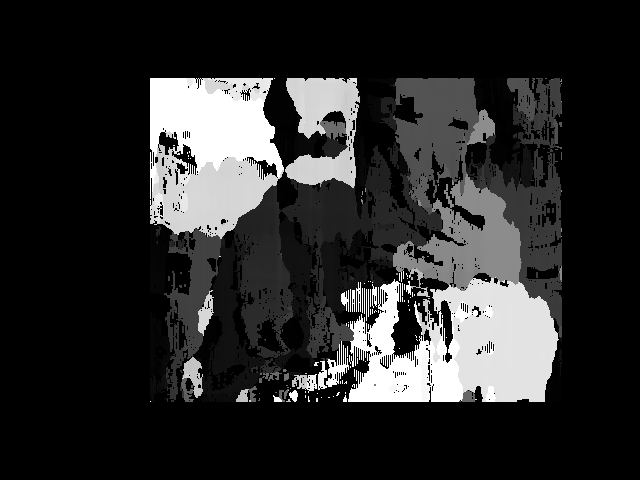
//> input picture stereo/create_dmap/dimg.pgm, 640 x 480 px
$ ./create_dmap dimg.pgm left2.jpg -GT=left2.jpg   (built with g++ and OpenCV 4)
//> lines starting //> are read from the running program, lines starting //| are printed output that depends on the picture

#include <calib3d.hpp>
#include "opencv2/imgproc.hpp"
#include "opencv2/imgcodecs.hpp"
#include "opencv2/highgui.hpp"
#include "opencv2/core/utility.hpp"
#include "opencv2/ximgproc/disparity_filter.hpp"
#include <iostream>
#include <string>

using namespace cv;
using namespace cv::ximgproc;
using namespace std;

Rect computeROI(Size2i src_sz, Ptr<StereoMatcher> matcher_instance);

const String keys =
    "{help h usage ? |                  | print this message                                                }"
    "{@left          |../data/aloeL.jpg | left view of the stereopair                                       }"
    "{@right         |../data/aloeR.jpg | right view of the stereopair                                      }"
    "{GT             |../data/aloeGT.png| optional ground-truth disparity (MPI-Sintel or Middlebury format) }"
    "{dst_path       |None              | optional path to save the resulting filtered disparity map        }"
    "{dst_raw_path   |None              | optional path to save raw disparity map before filtering          }"
    "{algorithm      |bm                | stereo matching method (bm or sgbm)                               }"
    "{filter         |wls_conf          | used post-filtering (wls_conf or wls_no_conf)                     }"
    "{no-display     |                  | don't display results                                             }"
    "{no-downscale   |                  | force stereo matching on full-sized views to improve quality      }"
    "{dst_conf_path  |None              | optional path to save the confidence map used in filtering        }"
    "{vis_mult       |1.0               | coefficient used to scale disparity map visualizations            }"
    "{max_disparity  |160               | parameter of stereo matching                                      }"
    "{window_size    |-1                | parameter of stereo matching                                      }"
    "{wls_lambda     |8000.0            | parameter of post-filtering                                       }"
    "{wls_sigma      |1.5               | parameter of post-filtering                                       }"
    ;

int main(int argc, char** argv)
{
    CommandLineParser parser(argc,argv,keys);
    parser.about("Disparity Filtering Demo");
    if (parser.has("help"))
    {
        parser.printMessage();
        return 0;
    }

    String left_im = parser.get<String>(0);
    String right_im = parser.get<String>(1);
    String GT_path = parser.get<String>("GT");

    String dst_path = parser.get<String>("dst_path");
    String dst_raw_path = parser.get<String>("dst_raw_path");
    String dst_conf_path = parser.get<String>("dst_conf_path");
    String algo = parser.get<String>("algorithm");
    String filter = parser.get<String>("filter");
    bool no_display = parser.has("no-display");
    bool no_downscale = parser.has("no-downscale");
    int max_disp = parser.get<int>("max_disparity");
    double lambda = parser.get<double>("wls_lambda");
    double sigma  = parser.get<double>("wls_sigma");
    double vis_mult = parser.get<double>("vis_mult");

    int wsize;
    if(parser.get<int>("window_size")>=0) //user provided window_size value
        wsize = parser.get<int>("window_size");
    else
    {
        if(algo=="sgbm")
            wsize = 3; //default window size for SGBM
        else if(!no_downscale && algo=="bm" && filter=="wls_conf")
            wsize = 7; //default window size for BM on downscaled views (downscaling is performed only for wls_conf)
        else
            wsize = 15; //default window size for BM on full-sized views
    }

    if (!parser.check())
    {
        parser.printErrors();
        return -1;
    }

    //! [load_views]
    Mat left  = imread(left_im ,IMREAD_COLOR);
//> left is the input picture: 480 rows x 640 cols, CV_8UC3; min 0, max 255, mean 43.2
    if ( left.empty() )
    {
        cout<<"Cannot read image file: "<<left_im;
        return -1;
    }

    Mat right = imread(right_im,IMREAD_COLOR);
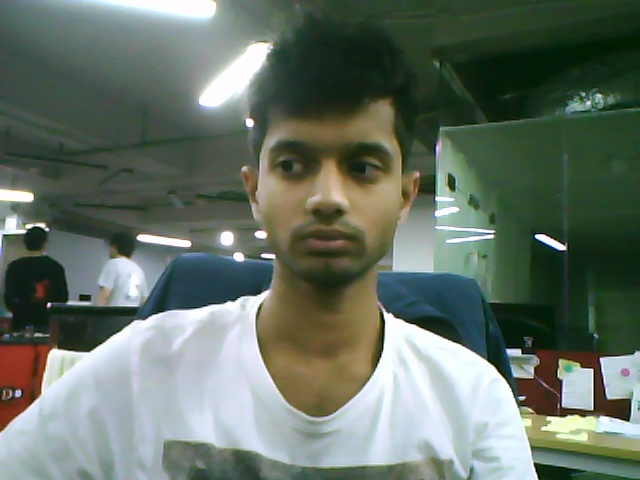
//> input picture stereo/create_dmap/left2.jpg, 640 x 480 px
//> right is the input picture: 480 rows x 640 cols, CV_8UC3; mean B, G, R 101.8, 113.2, 101.2
    if ( right.empty() )
    {
        cout<<"Cannot read image file: "<<right_im;
        return -1;
    }
    //! [load_views]

    bool noGT;
    Mat GT_disp;
    if (GT_path=="../data/aloeGT.png" && left_im!="../data/aloeL.jpg")
        noGT=true;
    else
    {
        noGT=false;
        if(readGT(GT_path,GT_disp)!=0)
        {
            cout<<"Cannot read ground truth image file: "<<GT_path<<endl;
            return -1;
        }
    }

    Mat left_for_matcher, right_for_matcher;
    Mat left_disp,right_disp;
    Mat filtered_disp;
    Mat conf_map = Mat(left.rows,left.cols,CV_8U);
    conf_map = Scalar(255);
    Rect ROI;
    Ptr<DisparityWLSFilter> wls_filter;
    double matching_time, filtering_time;
    if(max_disp<=0 || max_disp%16!=0)
    {
        cout<<"Incorrect max_disparity value: it should be positive and divisible by 16";
        return -1;
    }
    if(wsize<=0 || wsize%2!=1)
    {
        cout<<"Incorrect window_size value: it should be positive and odd";
        return -1;
    }
    if(filter=="wls_conf") // filtering with confidence (significantly better quality than wls_no_conf)
    {
        if(!no_downscale)
        {
            // downscale the views to speed-up the matching stage, as we will need to compute both left
            // and right disparity maps for confidence map computation
            //! [downscale]
            max_disp/=2;
            if(max_disp%16!=0)
                max_disp += 16-(max_disp%16);
            resize(left ,left_for_matcher ,Size(),0.5,0.5);
            resize(right,right_for_matcher,Size(),0.5,0.5);
            //! [downscale]
        }
        else
        {
            left_for_matcher  = left.clone();
            right_for_matcher = right.clone();
        }

        if(algo=="bm")
        {
            //! [matching]
            Ptr<StereoBM> left_matcher = StereoBM::create(max_disp,wsize);
            wls_filter = createDisparityWLSFilter(left_matcher);
            Ptr<StereoMatcher> right_matcher = createRightMatcher(left_matcher);

            cvtColor(left_for_matcher,  left_for_matcher,  COLOR_BGR2GRAY);
//> left_for_matcher: 240 rows x 320 cols, CV_8UC1
            cvtColor(right_for_matcher, right_for_matcher, COLOR_BGR2GRAY);
//> right_for_matcher: 240 rows x 320 cols, CV_8UC1

            matching_time = (double)getTickCount();
            left_matcher-> compute(left_for_matcher, right_for_matcher,left_disp);
            right_matcher->compute(right_for_matcher,left_for_matcher, right_disp);
            matching_time = ((double)getTickCount() - matching_time)/getTickFrequency();
            //! [matching]
        }
        else if(algo=="sgbm")
        {
            Ptr<StereoSGBM> left_matcher  = StereoSGBM::create(0,max_disp,wsize);
            left_matcher->setP1(24*wsize*wsize);
            left_matcher->setP2(96*wsize*wsize);
            left_matcher->setPreFilterCap(63);
            left_matcher->setMode(StereoSGBM::MODE_SGBM_3WAY);
            wls_filter = createDisparityWLSFilter(left_matcher);
            Ptr<StereoMatcher> right_matcher = createRightMatcher(left_matcher);

            matching_time = (double)getTickCount();
            left_matcher-> compute(left_for_matcher, right_for_matcher,left_disp);
            right_matcher->compute(right_for_matcher,left_for_matcher, right_disp);
            matching_time = ((double)getTickCount() - matching_time)/getTickFrequency();
        }
        else
        {
            cout<<"Unsupported algorithm";
            return -1;
        }

        //! [filtering]
        wls_filter->setLambda(lambda);
        wls_filter->setSigmaColor(sigma);
        filtering_time = (double)getTickCount();
        wls_filter->filter(left_disp,left,filtered_disp,right_disp);
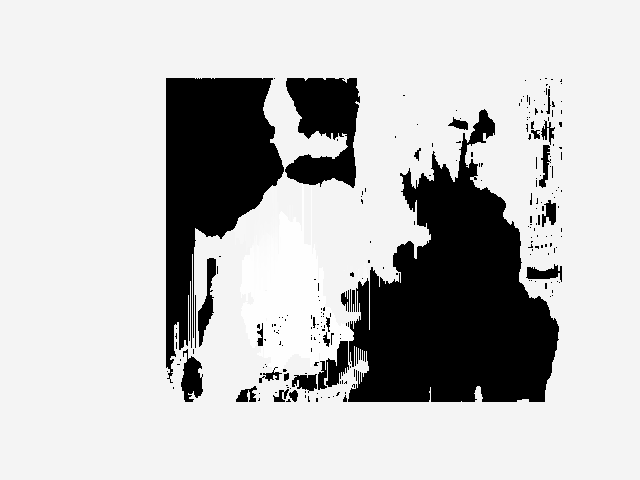
//> filtered_disp: 480 rows x 640 cols, CV_16SC1; min -32768, max 1345, mean -6792.2; drawn with min black and max white
        filtering_time = ((double)getTickCount() - filtering_time)/getTickFrequency();
        //! [filtering]
        conf_map = wls_filter->getConfidenceMap();

        // Get the ROI that was used in the last filter call:
        ROI = wls_filter->getROI();
        if(!no_downscale)
        {
            // upscale raw disparity and ROI back for a proper comparison:
            resize(left_disp,left_disp,Size(),2.0,2.0);
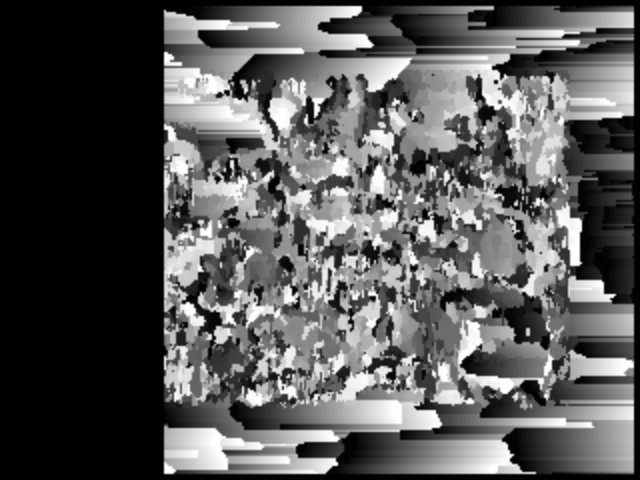
//> left_disp: 480 rows x 640 cols, CV_16SC1; min -16, max 1264, mean 428.7; drawn with min black and max white
            left_disp = left_disp*2.0;
            ROI = Rect(ROI.x*2,ROI.y*2,ROI.width*2,ROI.height*2);
        }
    }
    else if(filter=="wls_no_conf")
    {
        /* There is no convenience function for the case of filtering with no confidence, so we
        will need to set the ROI and matcher parameters manually */

        left_for_matcher  = left.clone();
        right_for_matcher = right.clone();

        if(algo=="bm")
        {
            Ptr<StereoBM> matcher  = StereoBM::create(max_disp,wsize);
            matcher->setTextureThreshold(0);
            matcher->setUniquenessRatio(0);
            cvtColor(left_for_matcher,  left_for_matcher, COLOR_BGR2GRAY);
            cvtColor(right_for_matcher, right_for_matcher, COLOR_BGR2GRAY);
            ROI = computeROI(left_for_matcher.size(),matcher);
            wls_filter = createDisparityWLSFilterGeneric(false);
            wls_filter->setDepthDiscontinuityRadius((int)ceil(0.33*wsize));

            matching_time = (double)getTickCount();
            matcher->compute(left_for_matcher,right_for_matcher,left_disp);
            matching_time = ((double)getTickCount() - matching_time)/getTickFrequency();
        }
        else if(algo=="sgbm")
        {
            Ptr<StereoSGBM> matcher  = StereoSGBM::create(0,max_disp,wsize);
            matcher->setUniquenessRatio(0);
            matcher->setDisp12MaxDiff(1000000);
            matcher->setSpeckleWindowSize(0);
            matcher->setP1(24*wsize*wsize);
            matcher->setP2(96*wsize*wsize);
            matcher->setMode(StereoSGBM::MODE_SGBM_3WAY);
            ROI = computeROI(left_for_matcher.size(),matcher);
            wls_filter = createDisparityWLSFilterGeneric(false);
            wls_filter->setDepthDiscontinuityRadius((int)ceil(0.5*wsize));

            matching_time = (double)getTickCount();
            matcher->compute(left_for_matcher,right_for_matcher,left_disp);
            matching_time = ((double)getTickCount() - matching_time)/getTickFrequency();
        }
        else
        {
            cout<<"Unsupported algorithm";
            return -1;
        }

        wls_filter->setLambda(lambda);
        wls_filter->setSigmaColor(sigma);
        filtering_time = (double)getTickCount();
        wls_filter->filter(left_disp,left,filtered_disp,Mat(),ROI);
        filtering_time = ((double)getTickCount() - filtering_time)/getTickFrequency();
    }
    else
    {
        cout<<"Unsupported filter";
        return -1;
    }

    //collect and print all the stats:
    cout.precision(2);
    cout<<"Matching time:  "<<matching_time<<"s"<<endl;
    cout<<"Filtering time: "<<filtering_time<<"s"<<endl;
    cout<<endl;

    double MSE_before,percent_bad_before,MSE_after,percent_bad_after;
    if(!noGT)
    {
        MSE_before = computeMSE(GT_disp,left_disp,ROI);
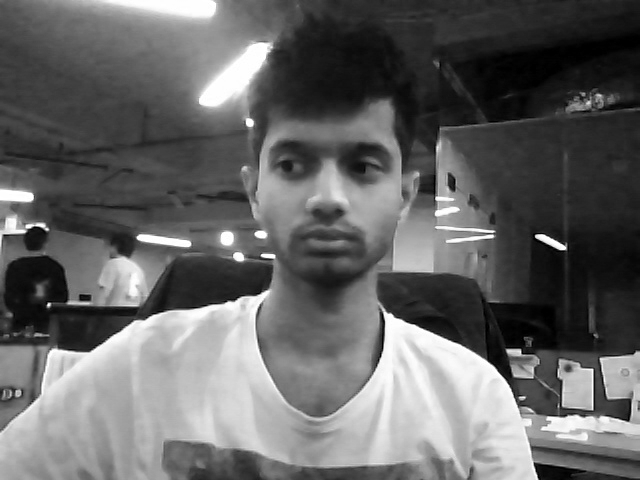
//> GT_disp: 480 rows x 640 cols, CV_16SC1; min 0, max 16383, mean 6504; drawn with min black and max white
//> MSE_before = 124.8
        percent_bad_before = computeBadPixelPercent(GT_disp,left_disp,ROI);
//> percent_bad_before = 99.51
        MSE_after = computeMSE(GT_disp,filtered_disp,ROI);
//> MSE_after = 127
        percent_bad_after = computeBadPixelPercent(GT_disp,filtered_disp,ROI);
//> percent_bad_after = 99.59

        cout.precision(5);
        cout<<"MSE before filtering: "<<MSE_before<<endl;
//| MSE before filtering: 124.8
        cout<<"MSE after filtering:  "<<MSE_after<<endl;
//| MSE after filtering:  127.03
        cout<<endl;
        cout.precision(3);
        cout<<"Percent of bad pixels before filtering: "<<percent_bad_before<<endl;
//| Percent of bad pixels before filtering: 99.5
        cout<<"Percent of bad pixels after filtering:  "<<percent_bad_after<<endl;
//| Percent of bad pixels after filtering:  99.6
    }

    if(dst_path!="None")
    {
        Mat filtered_disp_vis;
        getDisparityVis(filtered_disp,filtered_disp_vis,vis_mult);
        imwrite(dst_path,filtered_disp_vis);
    }
    if(dst_raw_path!="None")
    {
        Mat raw_disp_vis;
        getDisparityVis(left_disp,raw_disp_vis,vis_mult);
        imwrite(dst_raw_path,raw_disp_vis);
    }
    if(dst_conf_path!="None")
    {
        imwrite(dst_conf_path,conf_map);
    }

    if(!no_display)
    {
        namedWindow("left", WINDOW_AUTOSIZE);
        imshow("left", left);
        namedWindow("right", WINDOW_AUTOSIZE);
        imshow("right", right);

        if(!noGT)
        {
            Mat GT_disp_vis;
            getDisparityVis(GT_disp,GT_disp_vis,vis_mult);
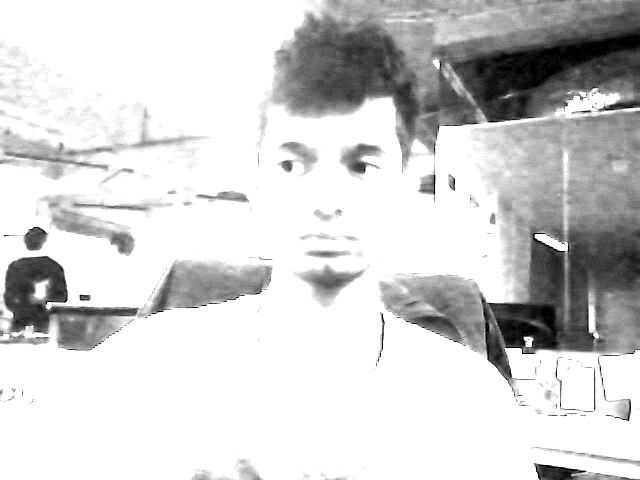
//> GT_disp_vis: 480 rows x 640 cols, CV_8UC1; min 0, max 255, mean 209.9
            namedWindow("ground-truth disparity", WINDOW_AUTOSIZE);
            imshow("ground-truth disparity", GT_disp_vis);
        }

        //! [visualization]
        Mat raw_disp_vis;
        getDisparityVis(left_disp,raw_disp_vis,vis_mult);
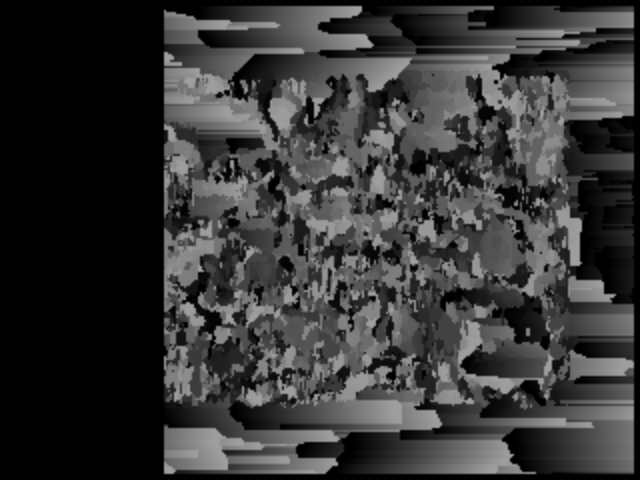
//> raw_disp_vis: 480 rows x 640 cols, CV_8UC1; min 0, max 158, mean 54.1
        namedWindow("raw disparity", WINDOW_AUTOSIZE);
        imshow("raw disparity", raw_disp_vis);
        Mat filtered_disp_vis;
        getDisparityVis(filtered_disp,filtered_disp_vis,vis_mult);
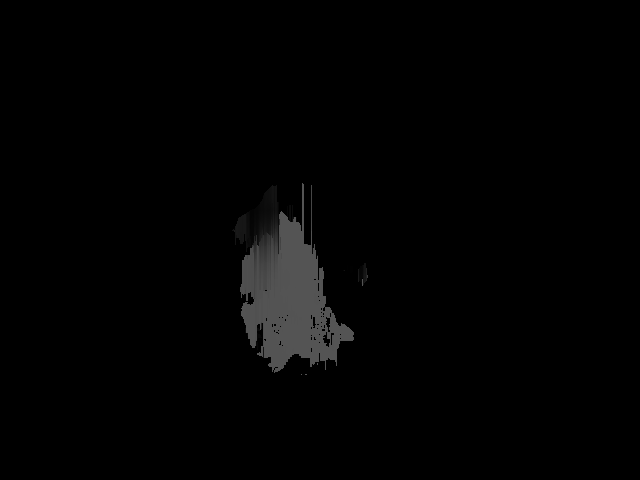
//> filtered_disp_vis: 480 rows x 640 cols, CV_8UC1; min 0, max 84, mean 2.8
        namedWindow("filtered disparity", WINDOW_AUTOSIZE);
        imshow("filtered disparity", filtered_disp_vis);
        waitKey();
        //! [visualization]
    }

    return 0;
}

Rect computeROI(Size2i src_sz, Ptr<StereoMatcher> matcher_instance)
{
    int min_disparity = matcher_instance->getMinDisparity();
    int num_disparities = matcher_instance->getNumDisparities();
    int block_size = matcher_instance->getBlockSize();

    int bs2 = block_size/2;
    int minD = min_disparity, maxD = min_disparity + num_disparities - 1;

    int xmin = maxD + bs2;
    int xmax = src_sz.width + minD - bs2;
    int ymin = bs2;
    int ymax = src_sz.height - bs2;

    Rect r(xmin, ymin, xmax - xmin, ymax - ymin);
    return r;
}
